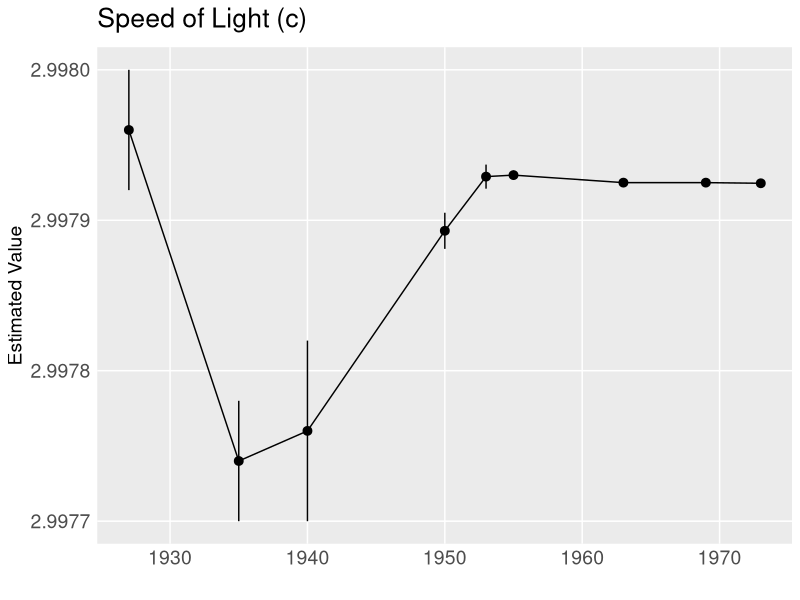
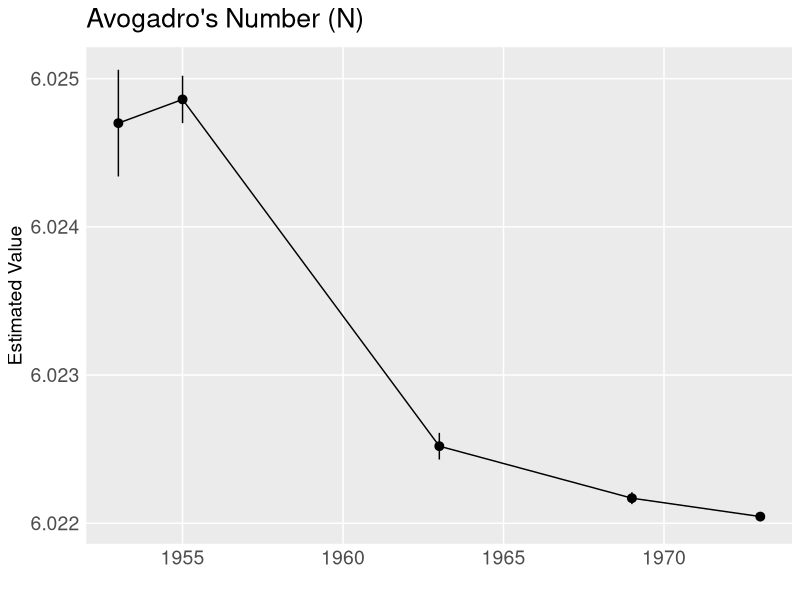
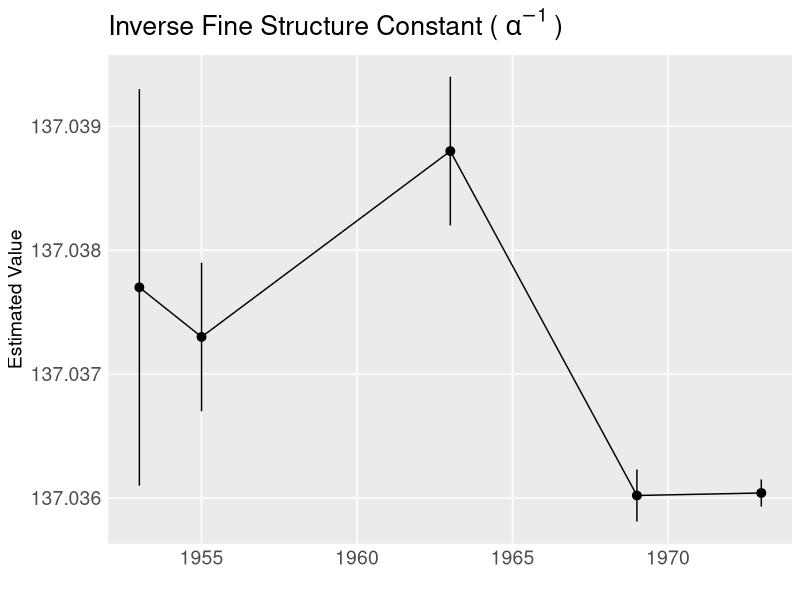
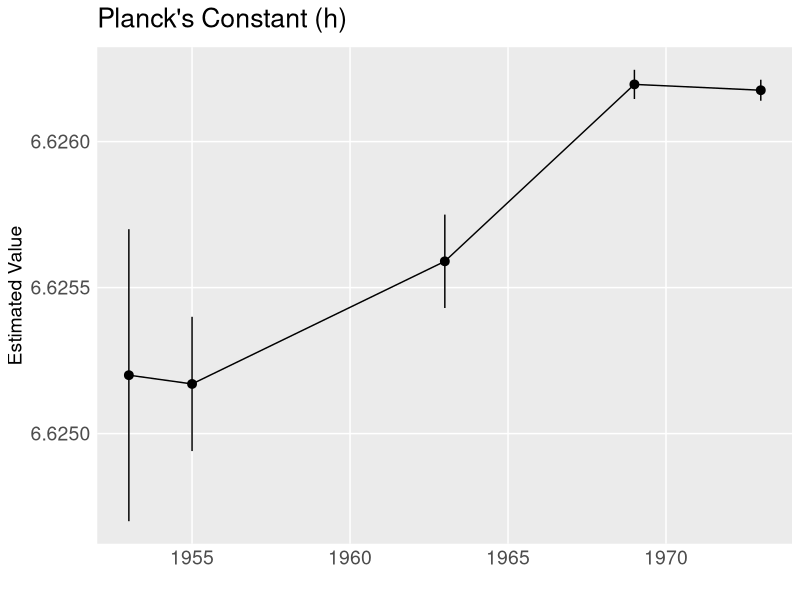
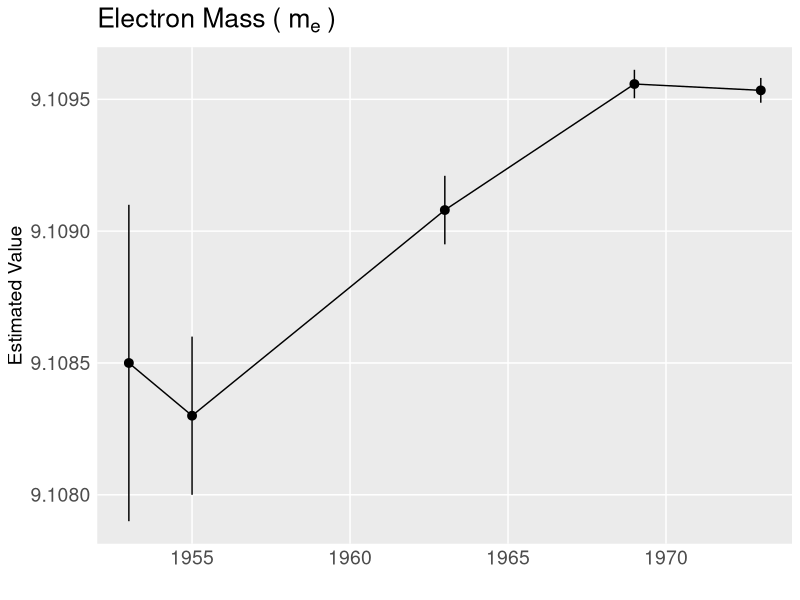
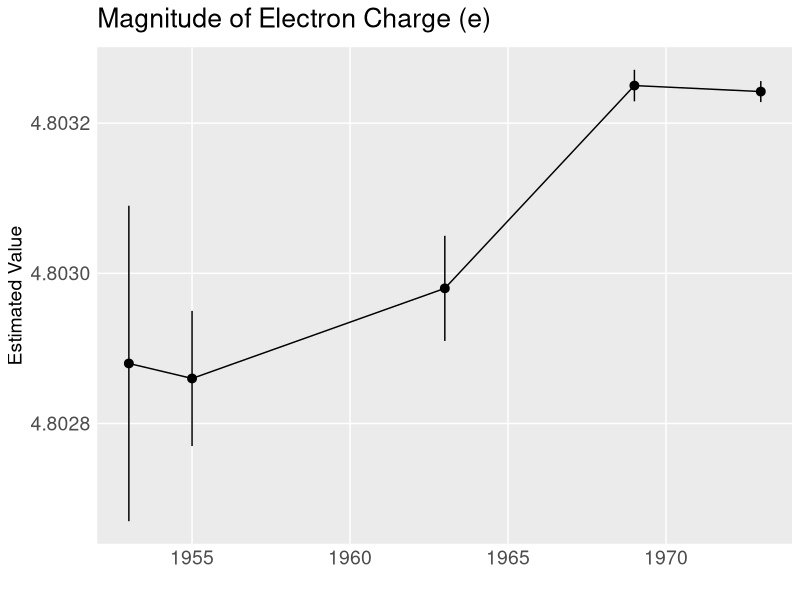
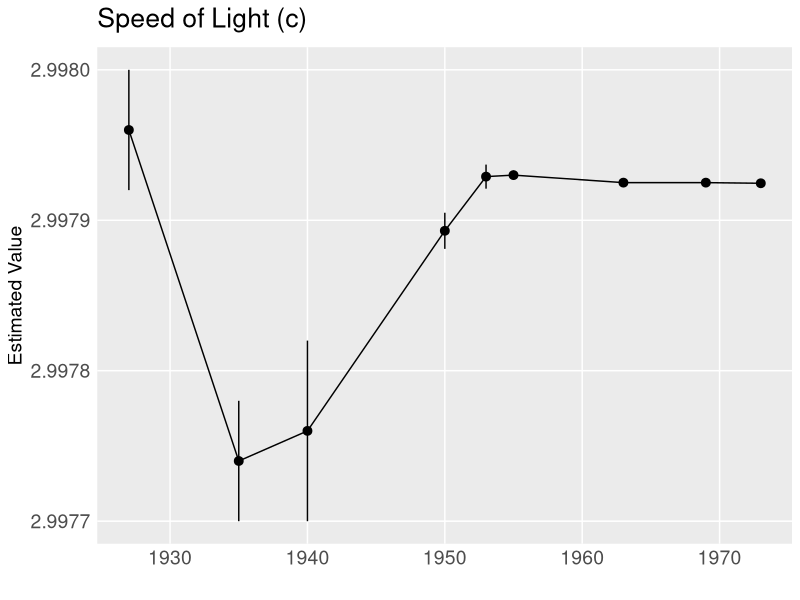
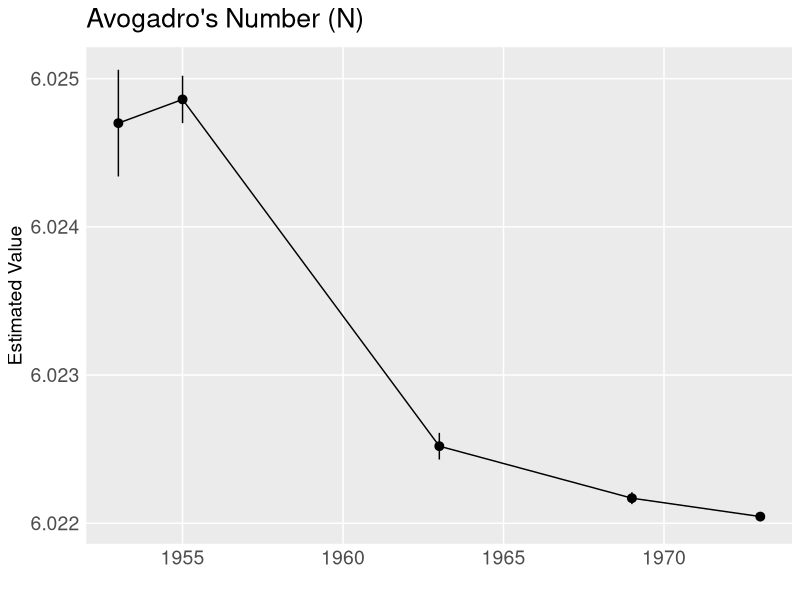

Reproduce these figures in R, in order.
###--------------------------------------------------------------------------------###
###--------------------------------------------------------------------------------###
### Graphics for recommended values of various physical constants
###--------------------------------------------------------------------------------###
###--------------------------------------------------------------------------------###


##-------------------------------------------------------------------------------##
## Useful variables, libraries, and functions
##-------------------------------------------------------------------------------##
# Get dplyr, ggplot2
library(tidyverse)

# Standard theme for graphics
stdtheme = theme(panel.grid.minor = element_blank(), 
                 axis.ticks = element_blank(),
                 axis.text = element_text(size = 14),
                 axis.title = element_text(size = 14), 
                 title = element_text(size = 16))

###--------------------------------------------------------------###                       
###--------------------------------------------------------------###
#' @name: revcalPlot
#' @param: cnstnt, string, the name of the constant you want to plot
#' @param: lab_title, string, the title for the plot
#' @param: data, data.frame, default to rvs defined above
#' @param: plot_theme, a theme object, default defined as stdtheme,
#             which is defined above.
#' @param: ref, numeric, reference value
#' @param: include_refline, boolean, if true, plot includes a 
#'            horizontal line for a reference value. 
#' @return: plot of recomended values over the years
###--------------------------------------------------------------###
###--------------------------------------------------------------###
recvalPlot = function(cnstnt, lab_title, data = rvs, plot_theme = stdtheme, ref = NA, include_refline = TRUE){

  # Build forest plot vs. time
  plt = data %>% 
    filter(constant == cnstnt) %>%
    ggplot() + 
    geom_pointrange(aes(x = year, y = estimate, 
                        ymin = estimate - error,
                        ymax = estimate + error)) + 
    geom_line(aes(x = year, y = estimate)) + 
    labs(title = lab_title, 
         x = "", 
         y = "Estimated Value") + 
    plot_theme # use the theme above
  
  # Add a horizonal reference line if desired
  if(include_refline){
    
    if(is.na(ref)){ # check that a reference value has been specified
      
      # if no reference value has been specified, use the 1973 value
      ref_val = dplyr::filter(data, constant == cnstnt, year == 1973)$estimate
    
    } else {
      
      ref_val = dplyr::filter(data, constant == cnstnt, year == ref)$estimate
      
    }
    
    dat <- dplyr::filter(data, constant == cnstnt)
    
    min_year = dat %>% 
      summarize(min_yr = min(year))
    min_yr = as.numeric(as.character(min_year$min_yr))
    
    range_vals <- dat %>% 
      summarize(range = max(estimate) - min(estimate))
    nudge <- range_vals$range/nrow(dat)/10
    
    # add reference line to the plot
    plt = plt + geom_hline(yintercept = ref_val, lty = 2) + 
      annotate(geom = "text", 
               x = min_yr, y = ref_val + nudge, 
               label = paste0(ref, " Recommended Value"), 
               hjust = 0, vjust = 0)
  
  }
  
  ########## RETURN
  return(plt)
}



##-------------------------------------------------------------------------------##
## Read in data
##-------------------------------------------------------------------------------##
rvs = read.csv("./data/recommended values.csv")
head(rvs)
str(rvs)

# Names list of constants in Fig 3, some names for the plots and filenames
cnsts  = list(cnst = c("c", "N", "1/alpha", "h", "m_e", "e"),
              name = c("Speed of Light (c)",
                       "Avogadro's Number (N)", 
                       expression("Inverse Fine Structure Constant ("~alpha^-1~")"),
                       "Planck's Constant (h)",
                       expression("Electron Mass ("~m[e]~")"),
                       "Magnitude of Electron Charge (e)"),
              fname = paste0(c("speed_of_light",
                               "avogadro", 
                               "invFSC", 
                               "planck", 
                               "electron_mass", 
                               "electron_charge"), 
                             ".pdf")
        )


##-------------------------------------------------------------------------------##
## Build plots
##-------------------------------------------------------------------------------##
for(i in 1:length(cnsts$cnst)){
  cc = cnsts$cnst[i] # Constnat name
  labtitle = cnsts$name[i] # plot title
  fname = cnsts$fname[i] # file name
  foo = recvalPlot(cc, labtitle, include_refline = TRUE, ref = 2014) # build plot using 2014 reference value
  show(foo) # show the plot
  
  # save plot
  ggsave(plot = foo,
         filename = paste0("./graphics/", gsub(".pdf", "_updated.pdf", fname)),
         width = 12, height = 10)
}
